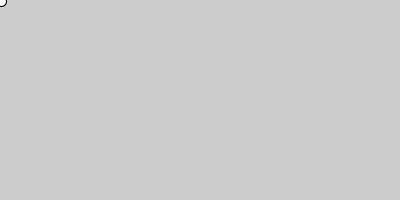
Frame 1 (no input)
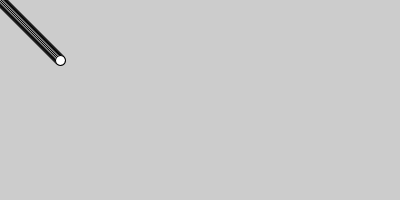
Frame 60 (the mouse pressed at the canvas centre just before this capture)
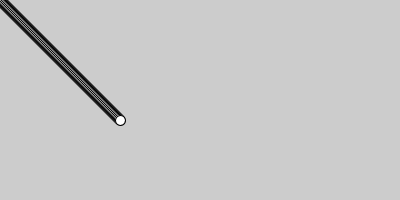
Frame 120 (the mouse held since frame 60 and released just before this capture)

The Processing sketch that drew these frames (run headless with seeded random() and noise(); from frame 60 on, the mouse is pressed at the canvas centre):

// Processing sketch: sketch_170620d
// ── sketch_170620d.pde
float x,y;

void setup(){
  size(400,200); 
  colorMode(HSB);
}
void draw(){
  //background(196);
  x = frameCount%width;
  y = frameCount%height;
  ellipse(x,y,10,10);
}
